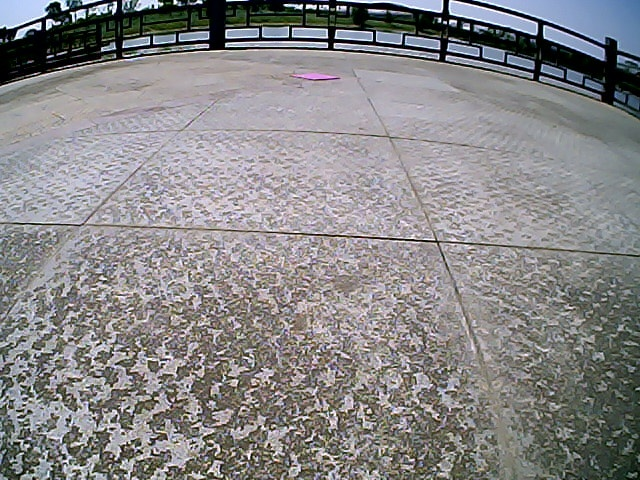
#> input picture color_recognition/359.jpg, 640 x 480 px; its folder holds only this picture in this run
$ python -i car_find_bridge.py   (imports and definitions only)   (Python 2 division)   (older library calls are emulated)
#> lines starting #> are read from the running program, lines starting #| are printed output that depends on the picture; after the words box and inside, x2 and y2 are one past the last pixel; in counts of white or black regions, pixels touching at a corner belong together
# -*- coding: utf-8 -*-
import glob
import os
from collections import namedtuple

import cv2
import numpy as np
import tortoise as t
from tortoise import config

#import color_detect as ct

# [1 line that did not run here, left out]
EXPECTED_BLOCK_AREA = 20000
# [1 line that did not run here, left out]

# def imgs(path):
#     path = os.path.expanduser(path)
#
#     for pic_path in glob.iglob(path):
#         yield cv2.imread(pic_path)
#
# t.update_config(
#      EYE_SIMULATOR_ACTIVE=True,
#      EYE_SIMULATOR_DATASET=imgs(r"D:/TDPS/bridge detect/align_data/*.JPG")
#  )
#
# # configure the walk period time
# [1 line not run here, left out]

eye = t.peripheral.eye

class GoOnBridgeTask(t.Task):

    # [10 lines left out: functions __init__, step, not called in this run]


class FindBridgeTask(t.Task):

    # [125 lines left out: functions __init__, step, align_check, bridge_degree_alian, not called in this run]


def find_max_area(contours):
# 这个函数的作用是输入检测到的所有的轮廓
# 输出其中面积最大的轮廓对应轮廓的中心，轮廓的下标，最大的面积，和 轮廓的数组

    area_list = np.zeros(len(contours))
    i = 0

    for cnt in contours:
        area_list[i] = cv2.contourArea(cnt)
        i = i + 1

    max_ind = np.argmax(area_list)
    max_area = area_list[max_ind]

    # computer the center
    M = cv2.moments(contours[max_ind])
    if M['m00'] != 0:
        cx = int(M['m10'] / M['m00'])
        cy = int(M['m01'] / M['m00'])
    else:
        cx = 0
        cy = 0
    max_location = (cx, cy)
    return (max_location, max_ind, max_area, contours[max_ind])


def color_location(im_hsv, contours):
# 这个函数也是用来检测面积最大的轮廓的，和 find_max_area函数相比加了去除边角轮廓的功能
# 以去除天空的影响
    max_cx = np.shape(im_hsv)[1]
    max_cy = np.shape(im_hsv)[0]

    max_location, max_ind,max_area, _ =find_max_area(contours)
    cx=max_location[0]
    cy=max_location[1]
    cx_ratio = float(cx)/max_cx
    cy_ratio = float(cy)/max_cy
    while ( (cx_ratio < 0.1) or (cx_ratio > 0.9) or (cy_ratio < 0.1) ) and max_area >50:
        contours = np.delete(contours,max_ind)
        max_location, max_ind, max_area, _ = find_max_area(contours)
        cx = max_location[0]
        cy = max_location[1]
        cx_ratio = float(cx) / max_cx
        cy_ratio = float(cy) / max_cy
    return(max_location,  max_area, contours[max_ind])


def bridge_location(im_gray):
    # 返回桥的面积，以及桥对应的轮廓
    _, binary = cv2.threshold(im_gray, 200, 255, cv2.THRESH_BINARY)

    _, contours, _ = cv2.findContours(
        binary, cv2.RETR_EXTERNAL, cv2.CHAIN_APPROX_SIMPLE)

    location, _, max_contours = color_location(im_gray, contours)
    return location,max_contours


# [4 lines not run here, left out]

>>> import cv2
>>> picture = cv2.imread('../color_recognition/359.jpg', cv2.IMREAD_GRAYSCALE)
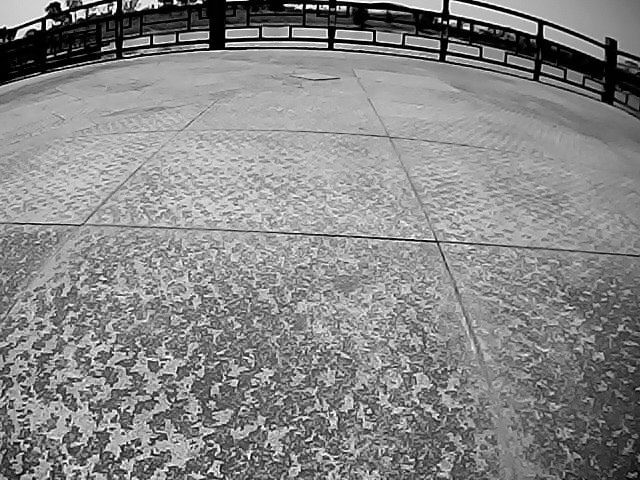
#> picture: shape (480, 640); min 0, max 255, mean 134.8
>>> result = bridge_location(picture)
#> in bridge_location, `_, binary = cv2.threshold(im_gray, 200, 255, cv2.THRESH_BINARY)`:
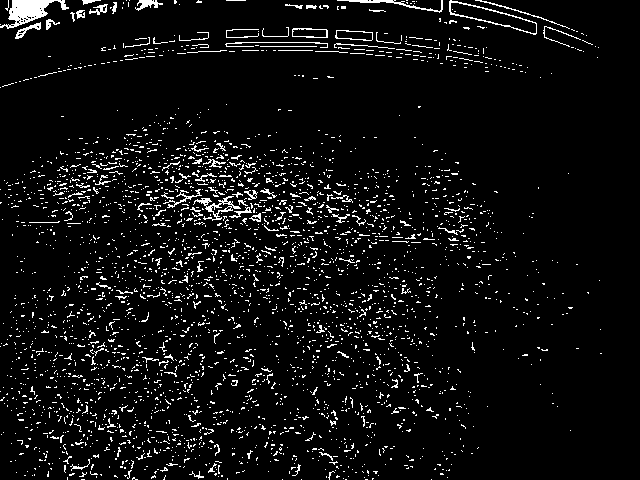
#> binary: shape (480, 640); 5.8% white in thin lines or dots
#> in bridge_location, `_, contours, _ = cv2.findContours( binary, cv2.RETR_EXTERNAL, cv2.CHAI..`: contours = 3103 contours, 3080 with area under 20; largest, box (x1, y1, x2, y2) and area: (449, 0, 537, 35) 1112, (0, 0, 69, 29) 790, (193, 196, 241, 221) 304, (335, 30, 373, 41) 292, (292, 28, 328, 38) 285
#> in find_max_area, `area_list = np.zeros(len(contours))`: area_list = 3103 values from 0 to 0
#> the loop in find_max_area, `for cnt in contours:` made 3103 passes
#> cnt on passes 1 to 3: [[431, 479]], [[365, 479], [367, 479]], [[345, 479], [346, 479]]
#> after the loop in find_max_area, `for cnt in contours:`: area_list = 3103 values, max 1112 at index 3091, min 0 at index 0, mean 2.15; i = 3103
#> in find_max_area, `max_ind = np.argmax(area_list)`: max_ind = 3091
#> in find_max_area, `max_area = area_list[max_ind]`: max_area = 1112
#> in find_max_area, `M = cv2.moments(contours[max_ind])`: M = moments, m00 1112, centre m10/m00, m01/m00 = (491.6, 16.43)
#> in find_max_area, `cx = int(M['m10'] / M['m00'])`: cx = 491
#> in find_max_area, `cy = int(M['m01'] / M['m00'])`: cy = 16
#> in find_max_area, `max_location = (cx, cy)`: max_location = (491, 16)
#> in color_location, `max_location, max_ind,max_area, _ =find_max_area(contours)`: max_ind = 3091; max_area = 1112
#> in color_location, `cx=max_location[0]`: cx = 491
#> in color_location, `cy=max_location[1]`: cy = 16
#> in color_location, `cx_ratio = float(cx)/max_cx`: cx_ratio = 0.767
#> in color_location, `cy_ratio = float(cy)/max_cy`: cy_ratio = 0.0333
#> the loop in color_location, `while ( (cx_ratio < 0.1) or (cx_ratio > 0.9) or (cy_ratio < 0.1) ) and..` made 1 pass
#> (the run stopped early here; a loop or call above may not have finished)
